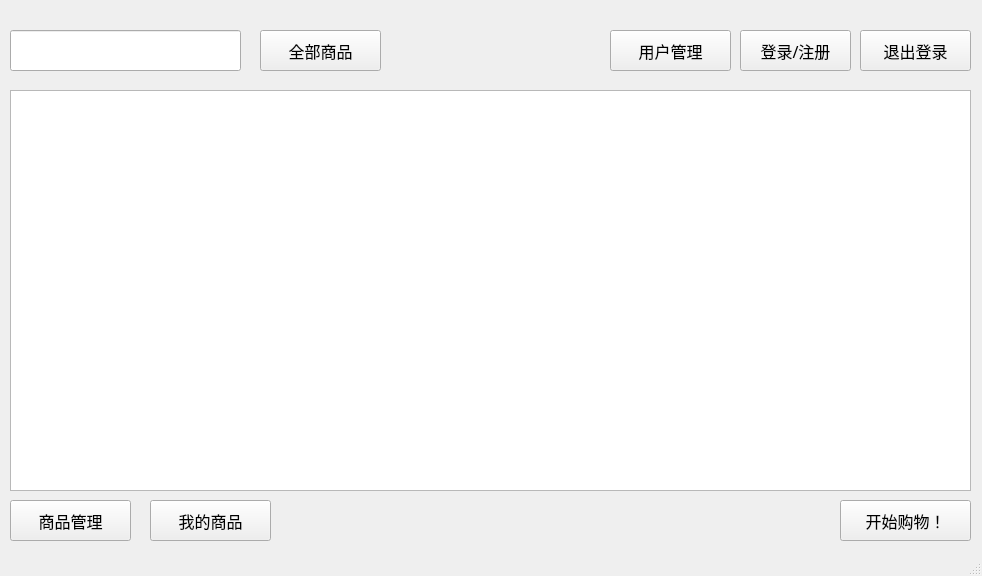
<?xml version="1.0" encoding="UTF-8"?>
<ui version="4.0">
 <class>MainWindow</class>
 <widget class="QMainWindow" name="MainWindow">
  <property name="enabled">
   <bool>true</bool>
  </property>
  <property name="geometry">
   <rect>
    <x>0</x>
    <y>0</y>
    <width>982</width>
    <height>576</height>
   </rect>
  </property>
  <property name="mouseTracking">
   <bool>false</bool>
  </property>
  <property name="windowTitle">
   <string>MainWindow</string>
  </property>
  <widget class="QWidget" name="centralwidget">
   <widget class="QPushButton" name="loginButton">
    <property name="geometry">
     <rect>
      <x>740</x>
      <y>30</y>
      <width>111</width>
      <height>41</height>
     </rect>
    </property>
    <property name="font">
     <font>
      <family>等线 Light</family>
      <pointsize>12</pointsize>
     </font>
    </property>
    <property name="text">
     <string>登录/注册</string>
    </property>
   </widget>
   <widget class="QPushButton" name="userButton">
    <property name="geometry">
     <rect>
      <x>610</x>
      <y>30</y>
      <width>121</width>
      <height>41</height>
     </rect>
    </property>
    <property name="font">
     <font>
      <family>等线 Light</family>
      <pointsize>12</pointsize>
     </font>
    </property>
    <property name="text">
     <string>用户管理</string>
    </property>
   </widget>
   <widget class="QPushButton" name="logoutButton">
    <property name="geometry">
     <rect>
      <x>860</x>
      <y>30</y>
      <width>111</width>
      <height>41</height>
     </rect>
    </property>
    <property name="font">
     <font>
      <family>等线 Light</family>
      <pointsize>12</pointsize>
     </font>
    </property>
    <property name="text">
     <string>退出登录</string>
    </property>
   </widget>
   <widget class="QTableView" name="tableView">
    <property name="geometry">
     <rect>
      <x>10</x>
      <y>90</y>
      <width>961</width>
      <height>401</height>
     </rect>
    </property>
    <property name="font">
     <font>
      <family>等线 Light</family>
      <pointsize>12</pointsize>
     </font>
    </property>
   </widget>
   <widget class="QLineEdit" name="findNameText">
    <property name="geometry">
     <rect>
      <x>10</x>
      <y>30</y>
      <width>231</width>
      <height>41</height>
     </rect>
    </property>
    <property name="font">
     <font>
      <family>等线 Light</family>
      <pointsize>12</pointsize>
     </font>
    </property>
   </widget>
   <widget class="QPushButton" name="commodityButton">
    <property name="geometry">
     <rect>
      <x>10</x>
      <y>500</y>
      <width>121</width>
      <height>41</height>
     </rect>
    </property>
    <property name="font">
     <font>
      <family>等线 Light</family>
      <pointsize>12</pointsize>
     </font>
    </property>
    <property name="text">
     <string>商品管理</string>
    </property>
   </widget>
   <widget class="QPushButton" name="mineButton">
    <property name="geometry">
     <rect>
      <x>150</x>
      <y>500</y>
      <width>121</width>
      <height>41</height>
     </rect>
    </property>
    <property name="font">
     <font>
      <family>等线 Light</family>
      <pointsize>12</pointsize>
     </font>
    </property>
    <property name="text">
     <string>我的商品</string>
    </property>
   </widget>
   <widget class="QPushButton" name="allButton">
    <property name="geometry">
     <rect>
      <x>260</x>
      <y>30</y>
      <width>121</width>
      <height>41</height>
     </rect>
    </property>
    <property name="font">
     <font>
      <family>等线 Light</family>
      <pointsize>12</pointsize>
     </font>
    </property>
    <property name="text">
     <string>全部商品</string>
    </property>
   </widget>
   <widget class="QPushButton" name="cartButton">
    <property name="geometry">
     <rect>
      <x>840</x>
      <y>500</y>
      <width>131</width>
      <height>41</height>
     </rect>
    </property>
    <property name="font">
     <font>
      <family>等线 Light</family>
      <pointsize>12</pointsize>
     </font>
    </property>
    <property name="text">
     <string>开始购物！</string>
    </property>
   </widget>
  </widget>
  <widget class="QStatusBar" name="statusbar"/>
 </widget>
 <resources/>
 <connections/>
</ui>
